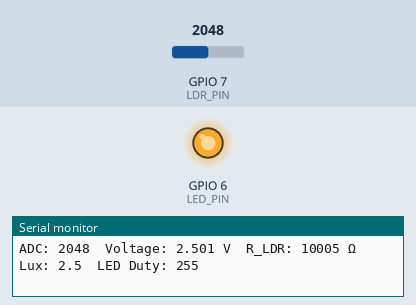
Simulated run of this sketch. Board: ESP32-S3. Parts: output pins drawn as LEDs (lit = HIGH), the last lines printed to the serial monitor. The test bench sets the inputs (shaded band); at power-on: GPIO 7 (LDR_PIN) = 2048.

Above: at 1.3 s.
1.4 s: GPIO 7 (LDR_PIN) set to 0
At 1.8 s:
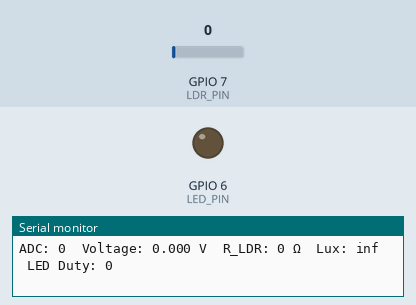
3.0 s: GPIO 7 (LDR_PIN) set to 1228
At 4.2 s:
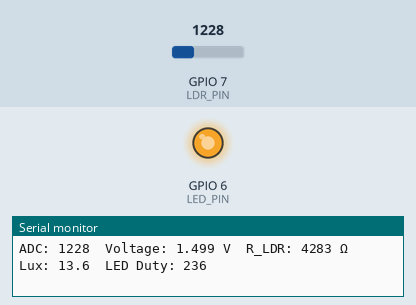
4.5 s: GPIO 7 (LDR_PIN) set to 4095
At 5.4 s:
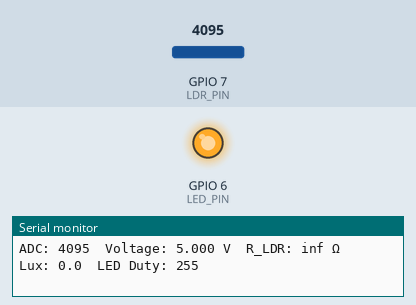
Timing chart, 0 to 7.5 s (numbered marks = the images above; inputs shaded):
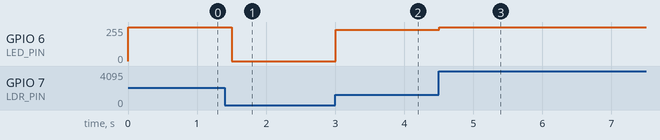

Measured:
- after the input at 1.4 s, GPIO 6 (LED_PIN): 255/255 → 0/255 after 0.11 s
- after the input at 3.0 s, GPIO 6 (LED_PIN): 0/255 → 235/255 at once
- after the input at 4.5 s, GPIO 6 (LED_PIN): 235/255 → 255/255 at once

The sketch:

LuxDimmer.ino
```cpp
/*******************************************************
 * ESP32 LDR with Lux-Based LED Brightness Control
 *******************************************************/

const int LED_PIN = 6;      // LED GPIO
const int LDR_PIN = 7;      // ADC pin

// LDR characteristics (typical)
const float GAMMA = 0.5;          // LDR gamma
const float R_REF = 5e3;          // LDR resistance at reference lux (ohms)
const float LUX_REF = 10;       // Reference lux

const float VCC = 5;            // ESP32 supply voltage
const float R_FIXED = 10e3;       // Fixed resistor in voltage divider (ohms)

// LED PWM characteristics
const int PWM_FREQ = 5000;        // 5 kHz
const int PWM_RES = 8;            // 8-bit (0–255 duty)

// Lux range for mapping LED brightness
const float LUX_DARK = 10.0;      // lux at which LED is brightest
const float LUX_BRIGHT = 50;   // lux at which LED is off

void setup() {
    Serial.begin(115200);
    ledcAttach(LED_PIN, PWM_FREQ, PWM_RES);
    Serial.println("ESP32 LDR Lux Test - Brightness Control");
}

void loop() {
    // Read ADC value (0–4095)
    int adc = analogRead(LDR_PIN);

    // Convert ADC to voltage
    float voltage = (adc / 4095.0) * VCC;

    // Calculate LDR resistance
    float rLDR = R_FIXED * voltage / (VCC - voltage);

    // Convert resistance to lux
    float lux = LUX_REF * pow(R_REF / rLDR, 1.0 / GAMMA);

    // --- LED Brightness Calculation ---
    // Map lux to LED duty (inverse relation)
    int duty;
    if (lux <= LUX_DARK) {
      duty = 255;  // full brightness in the dark
    } else if (lux >= LUX_BRIGHT) {
      duty = 0;    // LED off in bright light
    } else {
      // Linear fade between dark and bright thresholds
      duty = map(lux, LUX_DARK, LUX_BRIGHT, 255, 0);
    }

    // Apply to LED
    ledcWrite(LED_PIN, duty);

    // --- Debug Output ---
    Serial.print("ADC: "); Serial.print(adc);
    Serial.print("\tVoltage: "); Serial.print(voltage, 3);
    Serial.print(" V\tR_LDR: "); Serial.print(rLDR, 0);
    Serial.print(" Ω\tLux: "); Serial.print(lux, 1);
    Serial.print("\tLED Duty: "); Serial.println(duty);

    delay(500);
}
```
